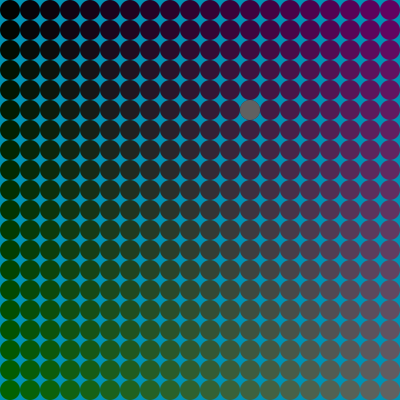
Frame 1 (no input)
Frame 60 (the mouse pressed at the canvas centre just before this capture): identical to frame 1, image omitted
Frame 120 (the mouse held since frame 60 and released just before this capture): identical to frame 1, image omitted

The Processing sketch that drew this single still picture (run headless with seeded random() and noise(); from frame 60 on, the mouse is pressed at the canvas centre):

// Processing sketch: processing_133918
// ── processing_133918.pde


float randX = random(20);
float randY = random(20);

int randXint = int(randX) * 20 + 10;
int randYint = int(randY) * 20 + 10;

void setup() {
  size (400, 400);
  background (1, 145, 179);
  noStroke();


  for (float x = 10; x <= 400; x+=20) {
    for (float y = 10; y <= 400; y+=20) {
      fill(x/4, y/4, x/4);
      ellipse(x, y, 20, 20);
    }
    //println("@x="+x+"y="+y); //used for debugging
  }


  ellipse(randXint, randYint, 20, 20);
}

void draw () {
  if (keyPressed == true) {
    float randA = random(255);
    float randB = random(255);
    float randC = random(255);

    int randAint = int(randA);
    int randBint = int(randB);
    int randCint = int(randC);
    if (mousePressed) {
      stroke(randAint, randBint, randCint);
    } 
    else {
      stroke(255);
    }
    noFill();
    ellipse(mouseX, mouseY, 100, 100);
  }
}


void keyPressed() {

  if (key == 's' || key == 'S') {
    randYint += 20;
  }
  if (key == 'w' || key == 'W') {
    randYint -= 20;
  }

  if (key == 'a' || key == 'A') {
    randXint -= 20;
  }

  if (key == 'd' || key == 'D') {
    randXint += 20;
  }
  noStroke();
  fill(200);
  ellipse(randXint, randYint, 20, 20);
}
